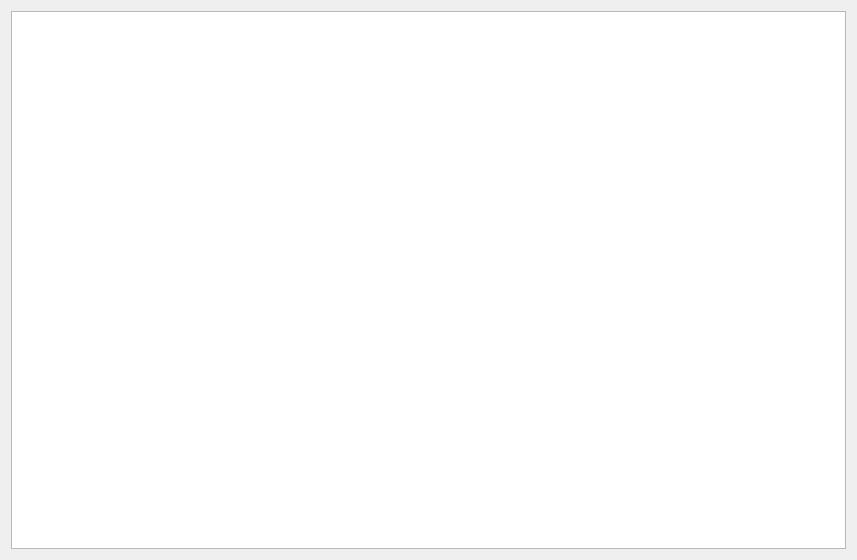
<?xml version="1.0" encoding="UTF-8"?>
<ui version="4.0">
 <class>ShowWidget</class>
 <widget class="QWidget" name="ShowWidget">
  <property name="geometry">
   <rect>
    <x>0</x>
    <y>0</y>
    <width>857</width>
    <height>560</height>
   </rect>
  </property>
  <property name="windowTitle">
   <string>Form</string>
  </property>
  <layout class="QHBoxLayout" name="horizontalLayout">
   <item>
    <widget class="QTableWidget" name="showtableWidget"/>
   </item>
  </layout>
 </widget>
 <resources/>
 <connections/>
</ui>
